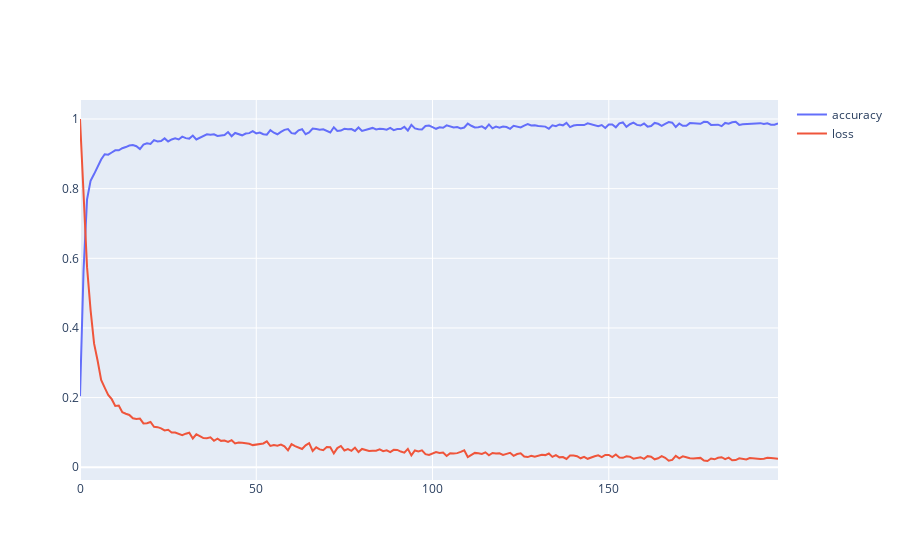

Notebook code for this chart:
### Code cell
# Now train the model
train_using_raw_data()
# train_using_set_img_loader()

### Figure 1 — Plotly figure (JSON) as saved in the notebook; plotly's stock layout.template omitted (floating-point values rounded to 4 significant figures; data arrays with more than 128 entries replaced by an {"elided": "..."} marker saying what was removed)
{"data": [{"mode": "lines", "name": "accuracy", "type": "scatter", "x": {"elided": "199 int values"}, "y": {"elided": "199 float values"}}, {"mode": "lines", "name": "loss", "type": "scatter", "x": {"elided": "199 int values"}, "y": {"elided": "199 float values"}}], "layout": {}}
